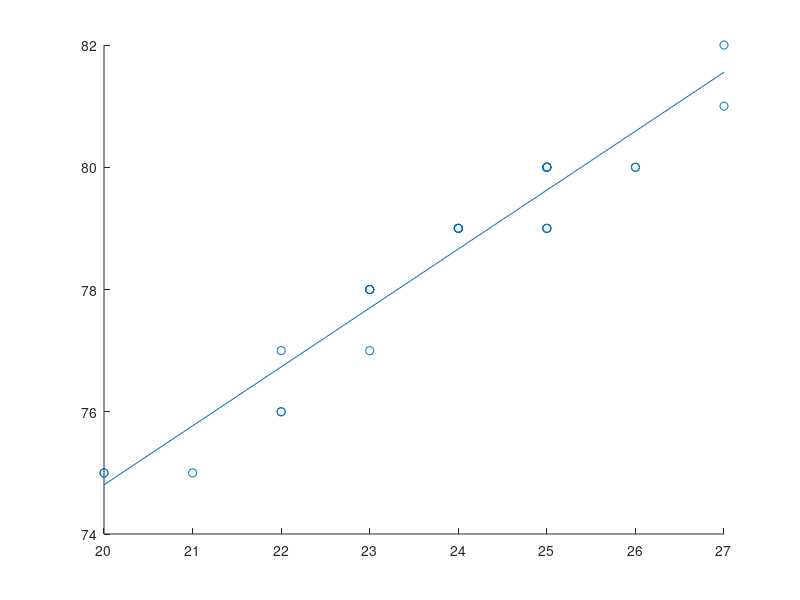

Recreate this plot in MATLAB.
x = [20 * ones(1,2), 21, 22*ones(1,3), 23 * ones(1,6), 24*ones(1,5), 25*ones(1,9), 26*ones(1,2), 27*ones(1,2)];
y = [75 * ones(1,3), 76*ones(1,2), 77*ones(1,2),78*ones(1,5),79*ones(1,8),80*ones(1,8), 81, 82];

mx = mean(x); 
my = mean(y);
fprintf('mx = %.2f, my = %.2f\n', mx, my);

vx = var(x, 1); 
vy = var(y, 1);
fprintf('vx = %.2f, vy = %.2f\n', vx, vy);

c = cov(x, y, 1);
cc = corrcoef(x, y);
ccoef = cc(1, 2);

scatter(x, y);
xregr = 20:0.1:27;
yregr = (ccoef * sqrt(vy) / sqrt(vx)) * (xregr - mean(x)) + my;
hold on
plot(xregr, yregr);